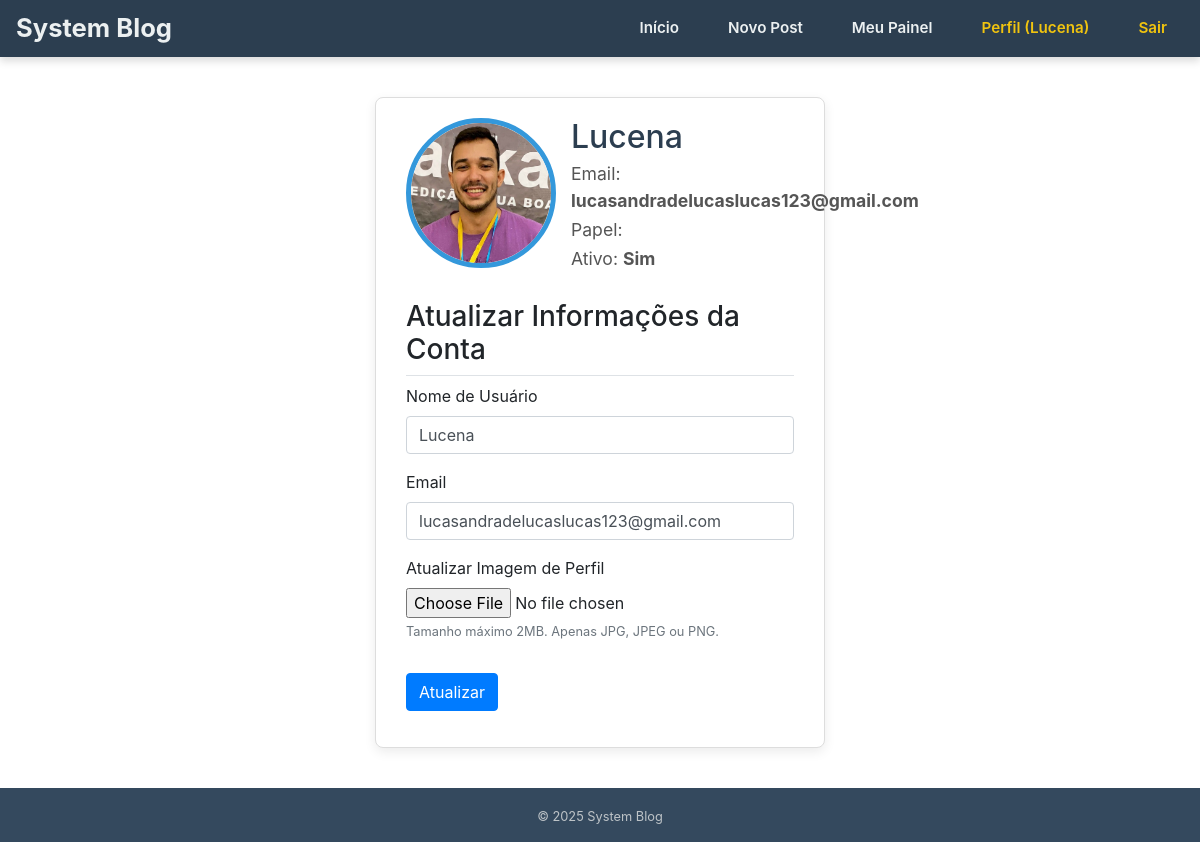
Page /account (signed in) on the earlier database version.
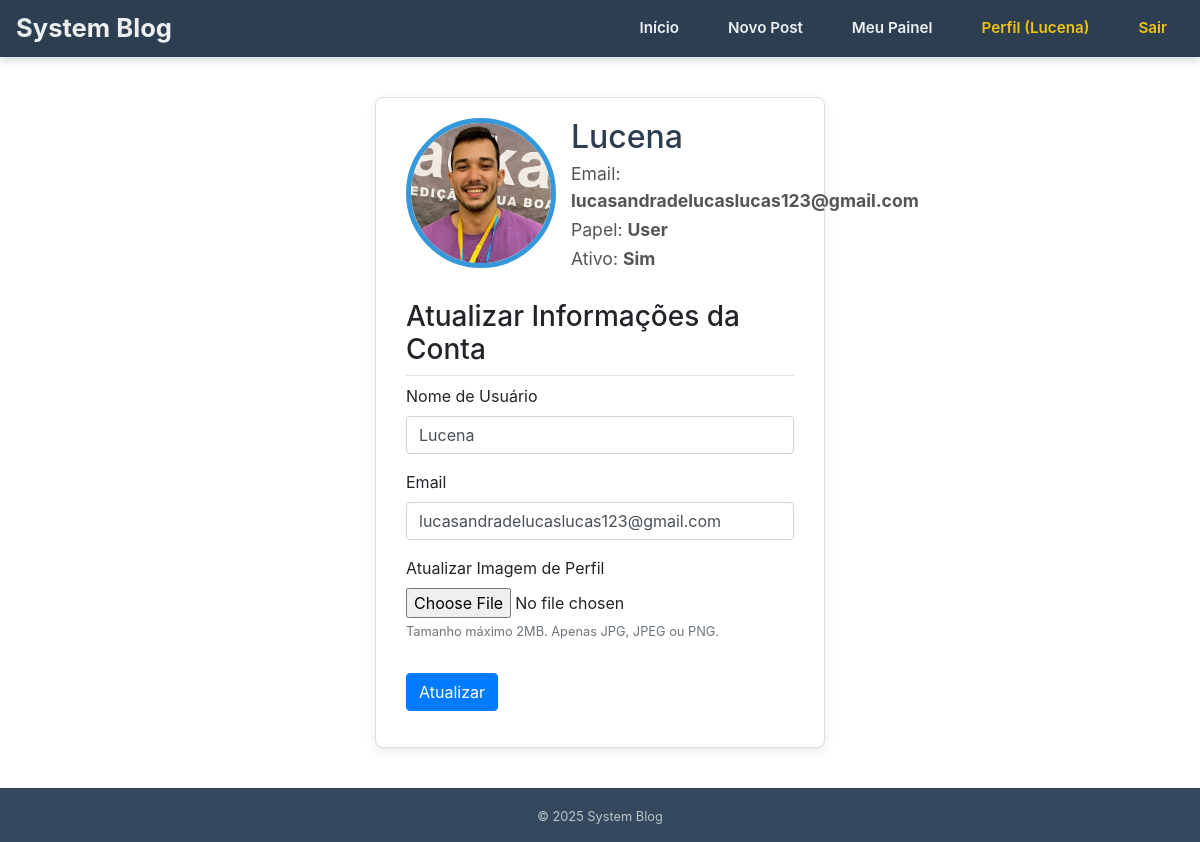
Same page on the later database version.
### models.py (models this page shows, shortened)
class User(db.Model, UserMixin):
    id = db.Column(db.Integer, primary_key=True)
    username = db.Column(db.String(20), unique=True, nullable=False)
    email = db.Column(db.String(120), unique=True, nullable=False)
    password = db.Column(db.String(60), nullable=False)
    image_file = db.Column(db.String(20), nullable=False, default='default.jpg')
    is_active = db.Column(db.Boolean, default=False)
    role_id = db.Column(db.Integer, db.ForeignKey('role.id'), nullable=False, default=1)
    posts = db.relationship('Post', backref='author', lazy=True)

class Role(db.Model):
    id = db.Column(db.Integer, primary_key=True)
    name = db.Column(db.String(20), unique=True, nullable=False)
    can_moderate = db.Column(db.Boolean, default=False)  # Pode apagar posts de outros
    can_admin = db.Column(db.Boolean, default=False)     # Pode gerenciar usuários/papéis
    users = db.relationship('User', backref='role', lazy=True)

### views.py (the view)
@app.route("/account", methods=['GET', 'POST'])
@login_required
def account():
    form = UpdateAccountForm()
    if form.validate_on_submit():
        if getattr(form, 'picture', None) and form.picture.data:
            profile_dir = os.path.join(app.root_path, 'static', 'profile_pics')
            os.makedirs(profile_dir, exist_ok=True)
            picture_file = save_picture(form.picture.data)
            current_user.image_file = picture_file
        current_user.username = form.username.data
        current_user.email = form.email.data
        db.session.commit()
        flash('Sua conta foi atualizada com sucesso!', 'success')
        return redirect(url_for('account'))
    elif request.method == 'GET':
        form.username.data = current_user.username
        form.email.data = current_user.email
    image_file = url_for('static', filename='profile_pics/' + current_user.image_file)
    return render_template('account.html', title='Perfil', image_file=image_file, form=form)

### forms.py (shortened to what this page needs)
class UpdateAccountForm(FlaskForm):
    username = StringField('Nome de Usuário',validators=[DataRequired(), Length(min=2, max=20)])
    email = StringField('Email',validators=[DataRequired(), Email()])
    picture = FileField('Atualizar Imagem de Perfil', validators=[FileAllowed(['jpg', 'png', 'jpeg'], 'Apenas imagens (jpg, jpeg, png)!')])
    submit = SubmitField('Atualizar')

### app.py (called while the page is built)
@login_manager.user_loader
def load_user(user_id):
    try:
        return db.session.get(User, int(user_id))
    except ValueError:
        return None

@app.context_processor
def inject_permissions():
    return dict(is_admin=is_admin, is_moderator=is_moderator)

### models.py (called while the page is built)
def is_admin(user):
    return bool(user.is_authenticated and getattr(user.role, "can_admin", False))

def is_moderator(user):
    return bool(user.is_authenticated and getattr(user.role, "can_moderate", False))

### views.py (called while the page is built)
@app.before_request
def start_quote_thread():
    global quote_of_the_day
    if quote_of_the_day.get('thread') is None or not quote_of_the_day['thread'].is_alive():
        th = Thread(target=get_and_translate_quote, daemon=True)
        th.start()
        quote_of_the_day['thread'] = th
        app.logger.info("Thread de citação assíncrona iniciada.")

### templates/account.html (shortened to what this page needs)
{% extends "base.html" %}
{% block content %}
    <div class="container-small">
        <div class="content-section">
            <div class="media">
                <img class="profile-img" src="{{ image_file }}" alt="Imagem de Perfil do Usuário">
                <div class="media-body">
                    <h2 class="account-heading">{{ current_user.username }}</h2>
                    <p class="account-info">Email: <strong>{{ current_user.email }}</strong></p>
                    <p class="account-info">Papel: <strong>{{ current_user.role.name }}</strong></p>
                    <p class="account-info">Ativo: <strong>{{ "Sim" if current_user.is_active else "Não (Aguardando Confirmação)" }}</strong></p>
                </div>
            </div>
            <h3 class="mt-4 border-bottom pb-2">Atualizar Informações da Conta</h3>
            <form method="POST" action="" enctype="multipart/form-data">
                <fieldset class="form-group">
                    <div class="form-group">
                        {{ form.username.label(class="form-control-label") }}
                        {% if form.username.errors %}
                            {{ form.username(class="form-control is-invalid") }}
                            <div class="invalid-feedback">
                                {% for error in form.username.errors %}
                                    <span>{{ error }}</span>
                                {% endfor %}
                            </div>
                        {% else %}
                            {{ form.username(class="form-control") }}
                        {% endif %}
                    </div>
                    <div class="form-group">
                        {{ form.email.label(class="form-control-label") }}
                        {% if form.email.errors %}
                            {{ form.email(class="form-control is-invalid") }}
                            <div class="invalid-feedback">
                                {% for error in form.email.errors %}
                                    <span>{{ error }}</span>
                                {% endfor %}
                            </div>
                        {% else %}
                            {{ form.email(class="form-control") }}
                        {% endif %}
                    </div>
                    <div class="form-group">
                        {{ form.picture.label(class="form-control-label") }}
                        {{ form.picture(class="form-control-file") }}
                        <small class="form-text text-muted">Tamanho máximo 2MB. Apenas JPG, JPEG ou PNG.</small>
                    </div>
                </fieldset>
                <div class="form-group">
                    {{ form.submit(class="btn btn-primary") }}
                </div>
            </form>
        </div>
    </div>
{% endblock content %}

### templates/base.html (shortened to what this page needs)
<!doctype html>
<html lang="pt-br">
<head>
  <link rel="stylesheet" href="{{ url_for('static', filename='css/styles.css') }}">
  <link rel="stylesheet" href="https://stackpath.bootstrapcdn.com/bootstrap/4.5.2/css/bootstrap.min.css">
</head>
<body>
  <nav class="navbar">
    <a href="{{ url_for('home') }}" class="brand">System Blog</a>
    <div class="nav-links">
      <a href="{{ url_for('home') }}" class="nav-link">Início</a>
      {% if current_user.is_authenticated %}
        <a href="{{ url_for('new_post') }}" class="nav-link">Novo Post</a>
        {% if is_admin(current_user) %}
          <a href="{{ url_for('admin_users') }}" class="nav-link nav-link-admin">Admin</a>
        {% elif is_moderator(current_user) %}
          <a href="{{ url_for('moderator_dashboard') }}" class="nav-link">Moderação</a>
        {% else %}
          <a href="{{ url_for('user_dashboard') }}" class="nav-link">Meu Painel</a>
        {% endif %}
        <a href="{{ url_for('account') }}" class="nav-link nav-link-profile">Perfil ({{ current_user.username }})</a>
        <a href="{{ url_for('logout') }}" class="nav-link nav-link-danger">Sair</a>
      {% else %}
        <a href="{{ url_for('login') }}" class="nav-link">Login</a>
        <a href="{{ url_for('register') }}" class="nav-link nav-link-register">Registrar</a>
      {% endif %}
    </div>
  </nav>
  <main class="container">
    {% block content %}{% endblock %}
  </main>
  <footer class="footer">
    <small>&copy; {{ 2025 }} System Blog</small>
  </footer>
</body>
</html>

### static/css/styles.css (style rules this page uses)
body { background: #f4f7f6; color: #333; margin: 0; padding: 0; font-family: 'Inter', sans-serif; min-height: 100vh; display: flex; flex-direction: column; }
main.container { max-width: 900px; width: 95%; margin: 20px auto; padding: 0 10px; flex-grow: 1; }
.container-small { max-width: 450px; width: 95%; margin: 20px auto; }
.content-section { background: #fff; padding: 20px 30px; border: 1px solid #ddd; border-radius: 8px; margin-bottom: 20px; box-shadow: 0 4px 12px rgba(0, 0, 0, 0.08); }
.navbar { background: #2c3e50; color: #ecf0f1; padding: 12px 30px; display: flex; justify-content: space-between; align-items: center; box-shadow: 0 4px 8px rgba(0, 0, 0, 0.15); }
.brand { color: #ecf0f1; font-size: 1.6rem; font-weight: 700; text-decoration: none; transition: color 0.3s ease-in-out; }
.nav-links { display: flex; align-items: center; gap: 15px; }
.nav-link { color: #ecf0f1; text-decoration: none; padding: 6px 12px; border-radius: 6px; transition: background-color 0.3s ease-in-out, color 0.3s ease-in-out, box-shadow 0.2s; font-size: 0.95rem; font-weight: 600; display: inline-block; border: 1px solid transparent; }
.nav-link-profile { color: #f1c40f; }
.nav-link-danger { color: #f1c40f; }
.form-group { margin-bottom: 15px; }
.form-control { width: 100%; padding: 10px; border: 1px solid #ccc; border-radius: 4px; box-sizing: border-box; font-size: 1rem; transition: border-color 0.2s; }
.btn { padding: 10px 15px; border: none; border-radius: 6px; cursor: pointer; font-weight: 600; transition: opacity 0.2s, background-color 0.2s, box-shadow 0.2s; text-decoration: none; display: inline-block; }
.btn-primary { background-color: #3498db; color: white; }
.footer { background: #34495e; color: #bdc3c7; padding: 15px 0; text-align: center; margin-top: auto; }
.media { display: flex; align-items: center; margin-bottom: 20px; }
.media-body { flex: 1; padding-left: 15px; }
.profile-img { height: 150px; width: 150px; object-fit: cover; border-radius: 50%; border: 5px solid #3498db; }
.account-heading { margin-bottom: 5px; font-size: 2rem; color: #2c3e50; }
.account-info { margin: 3px 0; font-size: 1.1em; color: #555; }

Differences in the rows shown:
added Role: role.name "User"
